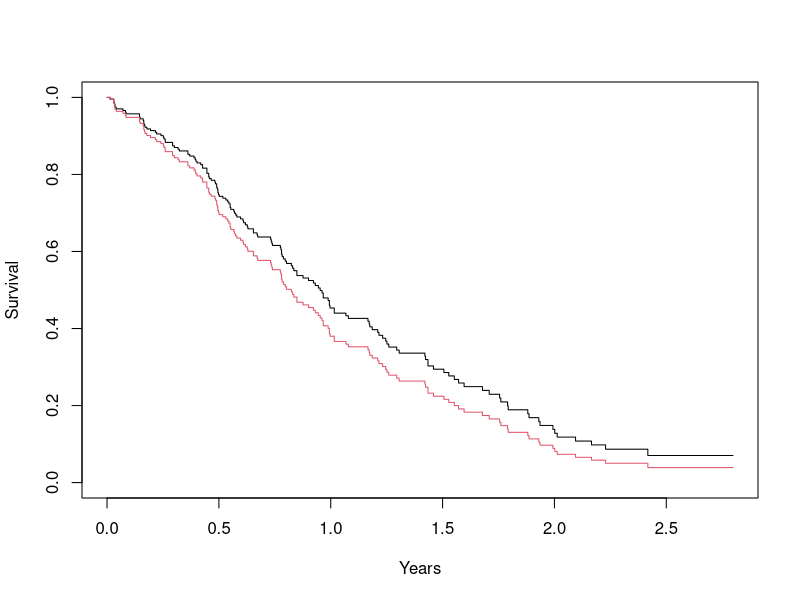
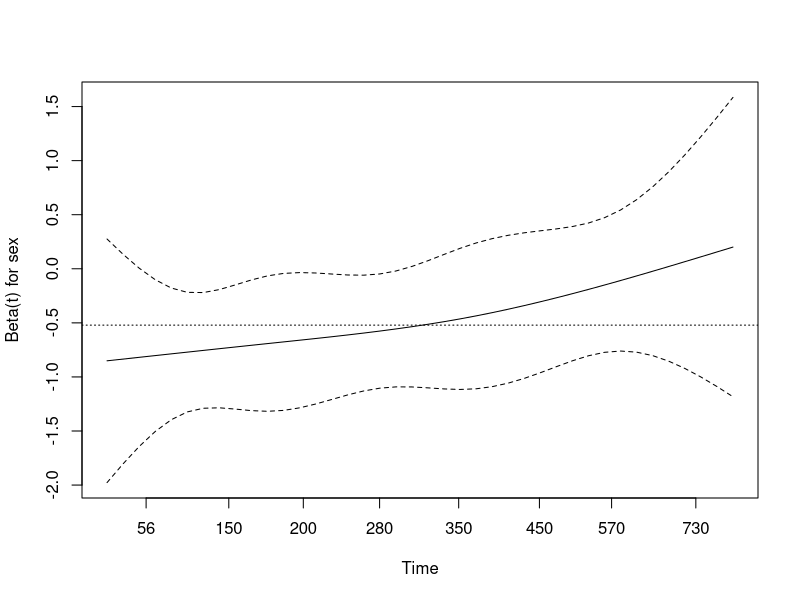
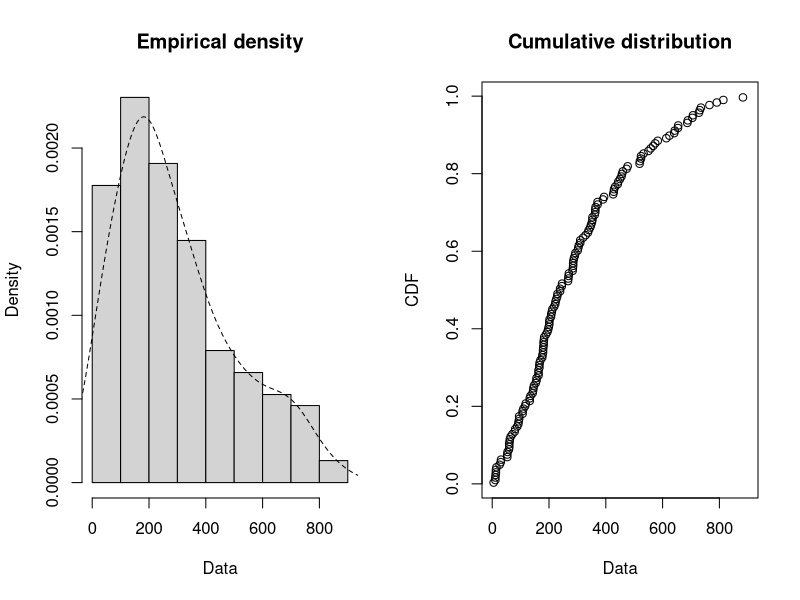
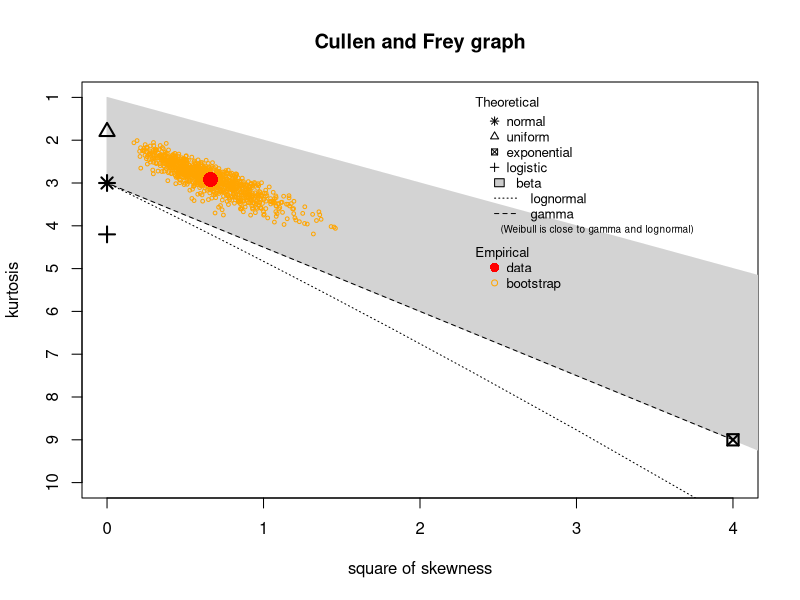
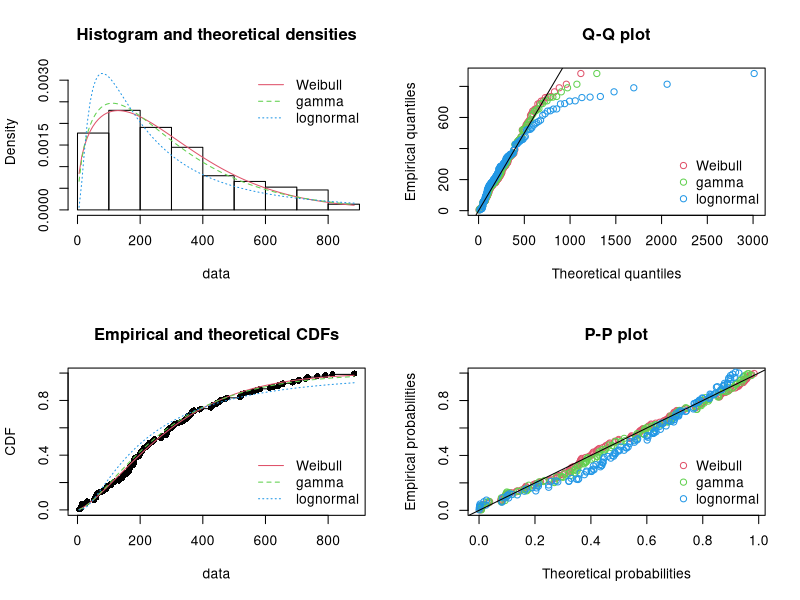
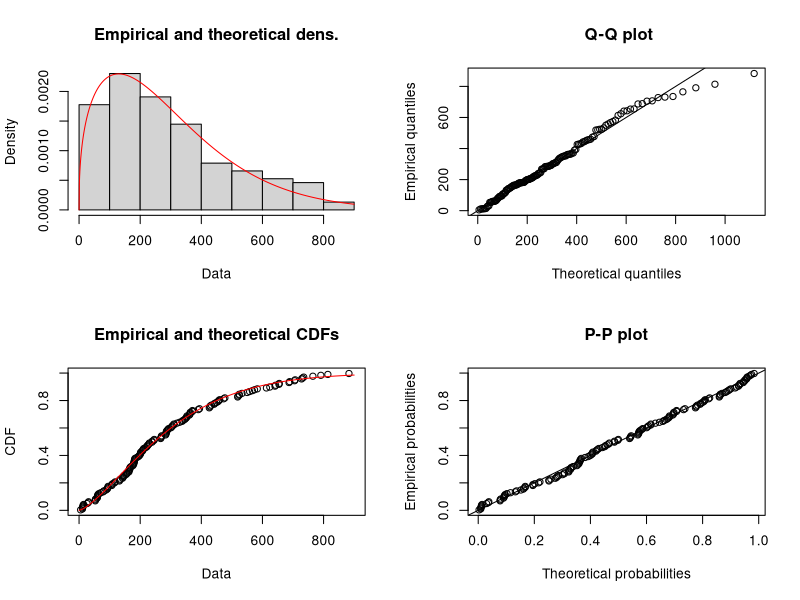
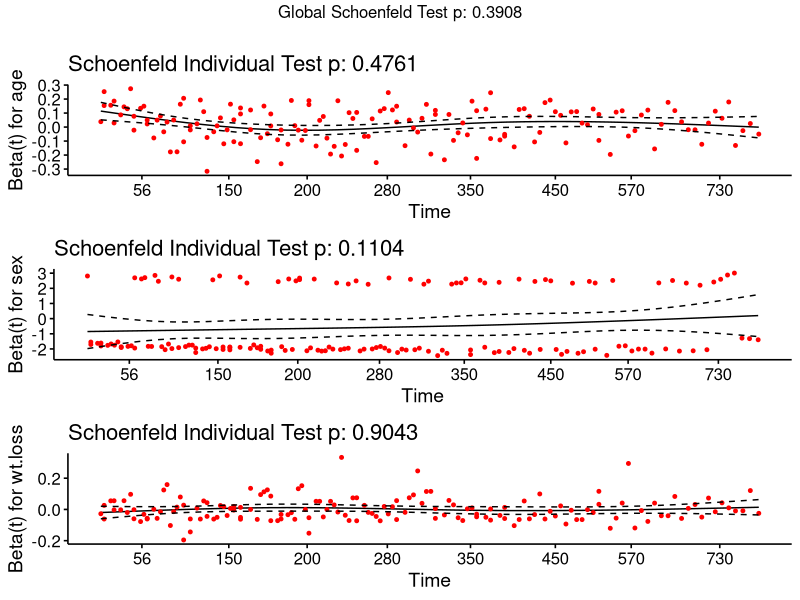
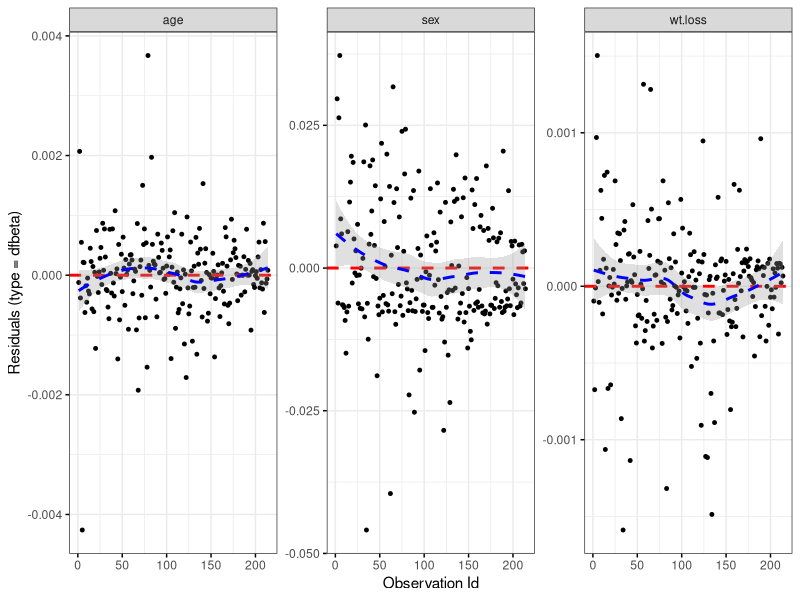

R code for these plots, in order:

# PACKAGES ----------------------------------------------------------------

library(tidyverse)
library(survival)
library(survminer)
library(broom)
library(fitdistrplus)

# ONE EVENT TYPE, ONE EVENT PER SUBJECT -----------------------------------

options(show.signif.stars = F)

cfit1 <- coxph(Surv(time, status) ~ age + sex + wt.loss, data = lung)

print(cfit1) #Short summary

summary(cfit1, digits = 3) #Longer one

tidy(cfit1) # Prettier one

anova(cfit1)

cfit1a <- coxph(Surv(time, status) ~ age + sex + wt.loss, 
                         data = lung,
                         na.action = na.omit)

cfit1b <- coxph(Surv(time, status) ~ age + sex + wt.loss, 
                         data = lung,
                         na.action = na.exclude)

r1 <- residuals(cfit1a)

r2 <- residuals(cfit1b)

length(r1)

length(r2)

# Strata data

cfit2 <- coxph(Surv(time, status) ~ age + sex + wt.loss + strata(inst), 
               data = lung)

round(cbind(simple = coef(cfit1), stratified = coef(cfit2)), 4)


dummy <- expand.grid(age = c(50, 60), sex = 1, wt.loss = 5)

csurv1 <- survfit(cfit1, newdata = dummy)

csurv2 <- survfit(cfit2, newdata = dummy)

plot(csurv1, col = 1:2, xscale = 365.25, xlab = "Years", ylab = "Survival")

dummy2 <- data.frame(age = c(50, 60), sex = 1:2, wt.loss = 5, inst = c(6, 11))

csurv3 <- survfit(cfit2, newdata = dummy2)

zp1 <- cox.zph(cfit1)

plot(zp1[2], resid = F)

abline(coef(cfit1)[2], 0, lty = 3)

# Fit age with a spline

cfit3 <- coxph(Surv(time, status) ~ pspline(age) + sex + wt.loss, lung)

print(cfit3, digits = 2)

cfit4 <- update(cfit1, . ~ . + age*sex)

anova(cfit1, cfit3, cfit4)

# Predict data

pred <- 
        tibble(csurv1$time, csurv1$n.event) %>% 
        rename("ttf" = 'csurv1$time', "freq" = "csurv1$n.event") %>% 
        filter(freq > 0) %>% 
        mutate(freq = as.integer(freq)) %>% 
        uncount(freq)

# Fit a distribution to predicted data

plotdist(pred$ttf, histo = T, demp = T)

descdist(pred$ttf, boot = 1000)

fw <- fitdist(pred$ttf, "weibull")

fg <- fitdist(pred$ttf, "gamma")

fl <- fitdist(pred$ttf, "lnorm")

par(mfrow = c(2, 2))

plot.legend <- c("Weibull", "gamma", "lognormal")

denscomp(list(fw, fg, fl), legendtext = plot.legend)

qqcomp(list(fw, fg, fl), legendtext = plot.legend)

cdfcomp(list(fw, fg, fl), legendtext = plot.legend)

ppcomp(list(fw, fg, fl), legendtext = plot.legend)

gofstat(list(fw, fg, fl), fitnames = c("Weibull", "Gamma", "Lognormal"))

summary(fw)

plot(fw)

# # ACESSING VALIDITY OF COX MODEL ----------------------------------------

resCox <- cfit1

resCox

# Proportional Hazard assumption

test.ph <- cox.zph(resCox)

test.ph

ggcoxzph(test.ph)

# Influential observations

ggcoxdiagnostics(resCox, type = "dfbeta", linear.predictions = F)

# Outliers

ggcoxdiagnostics(resCox, type = "deviance", linear.predictions = F)

# Testing non linearity

ggcoxfunctional(Surv(time, status) ~ age + log(age) + sqrt(age), data = lung)
